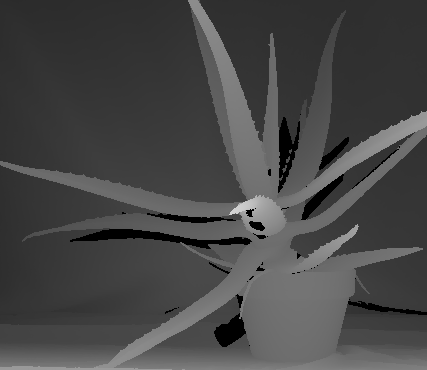
//> input picture dataset/Aloe/disp1.png, 427 x 370 px
$ ./main dataset/Aloe/disp1.png dataset/Aloe/disp5.png   (built with g++ and OpenCV 4)
//> lines starting //> are read from the running program, lines starting //| are printed output that depends on the picture
### pm.h
#ifndef PATCH_MATCH_H
#define PATCH_MATCH_H

#include <iostream>
#include <opencv2/opencv.hpp>
#include <assert.h>
#include <exception>
#include <vector>
#include <utility>
#include <random>
#include <algorithm>


template <typename T>
class Matrix2D
{
	public:
		Matrix2D();
		Matrix2D(unsigned int rows, unsigned int cols);
		Matrix2D(unsigned int rows, unsigned int cols, const T& def);

		T& operator()(unsigned int row, unsigned int col);
		const T& operator()(unsigned int row, unsigned int col) const;

		unsigned int rows;
		unsigned int cols;

	private:

		std::vector<std::vector<T>> data;
};


class Plane
{
	public:

		Plane();
		Plane(cv::Vec3f point, cv::Vec3f normal);

		float operator[](int idx) const;
		cv::Vec3f operator()();

		cv::Vec3f getPoint();
		cv::Vec3f getNormal();
		cv::Vec3f getCoeff();

		Plane viewTransform(int x, int y, int sign, int& qx, int &qy);

	private:

		cv::Vec3f point;
		cv::Vec3f normal;
		cv::Vec3f coeff;
};


namespace pm
{
	class PatchMatch
	{
		public:
			PatchMatch(float alpha, float gamma, float tau_c, float tau_g);

			PatchMatch(const PatchMatch &pm) = delete;

			PatchMatch& operator=(const PatchMatch &pm) = delete;

			void operator()(const cv::Mat3b &img1, const cv::Mat3b &img2, int iterations, bool reverse=false);

			void set(const cv::Mat3b &img1, const cv::Mat3b &img2);

			void process(int iterations, bool reverse=false);

			void postProcess();

			cv::Mat1f getLeftDisparityMap() const;

			cv::Mat1f getRightDisparityMap() const;

			float alpha;
			float gamma;
			float tau_c;
			float tau_g;

		private:

			float dissimilarity(const cv::Vec3f &pp, const cv::Vec3f &qq, const cv::Vec2f &pg, const cv::Vec2f &qg);

			float plane_match_cost(const Plane &p, int cx, int cy, int ws, int cpv);

			void precompute_pixels_weights(const cv::Mat3b &frame, cv::Mat &weights, int ws);

			void initialize_random_planes(Matrix2D<Plane> &planes, float max_d);

			void evaluate_planes_cost(int cpv);

			void spatial_propagation(int x, int y, int cpv, int iter);

			void view_propagation(int x, int y, int cpv);

			void plane_refinement(int x, int y, int cpv, float max_delta_z, float max_delta_n, float end_dz);

			void process_pixel(int x, int y, int cpv, int iter);

			void planes_to_disparity(const Matrix2D<Plane> &planes, cv::Mat1f &disp);

			void fill_invalid_pixels(int y, int x, Matrix2D<Plane> &planes, const cv::Mat1b &validity);

			void weighted_median_filter(int cx, int cy, cv::Mat1f &disparity, const cv::Mat &weights, const cv::Mat1b &valid, int ws, bool use_invalid);


			cv::Mat3b views[2];			// left and right view images
			cv::Mat2f grads[2];			// pixels greyscale gradient for both views
			cv::Mat1f disps[2];			// left and right disparity maps

			Matrix2D<Plane> planes[2];	// pixels' planes for left and right view
			cv::Mat1f costs[2];			// planes' costs
			cv::Mat weigs[2];			// precomputed pixels window weights
			//cv::Mat dissm[2];			//pixels dissimilarities, precompute in parallel

			int rows;
			int cols;

	};


	// [10 lines left out: functions getLeftDisparityMap, getRightDisparityMap, not called in this run]


	// consider preallocated gradients matrix
	void compute_greyscale_gradient(const::cv::Mat3b &frame, cv::Mat2f &gradient);


	inline bool inside(int x, int y, int lbx, int lby, int ubx, int uby)
	{
		return lbx <= x && x < ubx && lby <= y && y < uby;
	}


	inline float disparity(float x, float y, const Plane &p)
	{
		return p[0]*x + p[1]*y + p[2];
	}


	inline float weight(const cv::Vec3f &p, const cv::Vec3f &q, float gamma=10.0f)
	{
		return std::exp(-cv::norm(p-q, cv::NORM_L1) / gamma);
	}


	template <typename T>
	inline T vecAverage(const T &x, const T &y, float wx)
	{
		return wx * x + (1 - wx) * y;
	}
}

#endif

### pm.cpp
#include <pm.h>
#include <random>

#define WINDOW_SIZE 35
#define MAX_DISPARITY 60
#define PLANE_PENALTY 120


template <typename T>
Matrix2D<T>::Matrix2D() {}

template <typename T>
Matrix2D<T>::Matrix2D(unsigned int rows, unsigned int cols)
				: rows(rows), cols(cols), data(rows, std::vector<T>(cols)) { }

template <typename T>
Matrix2D<T>::Matrix2D(unsigned int rows, unsigned int cols, const T &def)
				: rows(rows), cols(cols), data(rows, std::vector<T>(cols, def)) { }

template <typename T>
inline T& Matrix2D<T>::operator()(unsigned int row, unsigned int col)
{
	return data[row][col];
}

template <typename T>
inline const T& Matrix2D<T>::operator()(unsigned int row, unsigned int col) const
{
	return data[row][col];
}


Plane::Plane() {}


Plane::Plane(cv::Vec3f point, cv::Vec3f normal) : point(point), normal(normal)
{
	float a = -normal[0] / normal[2];
	float b = -normal[1] / normal[2];
	float c = cv::sum(normal.mul(point))[0] / normal[2];
	coeff = cv::Vec3f(a, b, c);
}

inline float Plane::operator[](int idx) const { return coeff[idx]; }

inline cv::Vec3f Plane::operator()() { return coeff; }

inline cv::Vec3f Plane::getPoint() { return point; }

inline cv::Vec3f Plane::getNormal() { return normal; }

inline cv::Vec3f Plane::getCoeff() { return coeff; }


Plane Plane::viewTransform(int x, int y, int sign, int& qx, int &qy)
{
	float z = coeff[0] * x + coeff[1] * y + coeff[2];
	qx = x + sign * z;
	qy = y;

	cv::Vec3f p(qx, qy, z);
	return Plane(p, this->normal);
}


namespace pm
{

	void compute_greyscale_gradient(const::cv::Mat3b &frame, cv::Mat2f &grad)
	{
		int scale = 1, delta = 0;
		cv::Mat gray, x_grad, y_grad;

		cv::cvtColor(frame, gray, cv::COLOR_BGR2GRAY);
		cv::Sobel(gray, x_grad, CV_32F, 1, 0, 3, scale, delta, cv::BORDER_DEFAULT);
		cv::Sobel(gray, y_grad, CV_32F, 0, 1, 3, scale, delta, cv::BORDER_DEFAULT);
		x_grad = x_grad / 8.f;
		y_grad = y_grad / 8.f;

		//#pragma omp parallel for
		for (int y = 0; y < frame.rows; ++y) {
			for (int x = 0; x < frame.cols; ++x) {
				grad(y, x)[0] = x_grad.at<float>(y, x);
				grad(y, x)[1] = y_grad.at<float>(y, x);
			}
		}
	}


	PatchMatch::PatchMatch(float alpha, float gamma, float tau_c, float tau_g)
	: alpha(alpha), gamma(gamma), tau_c(tau_c), tau_g(tau_g) { }


	float PatchMatch::dissimilarity(const cv::Vec3f &pp, const cv::Vec3f &qq, const cv::Vec2f &pg, const cv::Vec2f &qg)
	{
		float cost_c = cv::norm(pp - qq, cv::NORM_L1);
		float cost_g = cv::norm(pg - qg, cv::NORM_L1);
		cost_c = std::min(cost_c, this->tau_c);
		cost_g = std::min(cost_g, this->tau_g);
		return (1 - this->alpha) * cost_c + this->alpha * cost_g;
	}


	// aggregated matchig cost of a plane for a pixel
	float PatchMatch::plane_match_cost(const Plane &p, int cx, int cy, int ws, int cpv)
	{
		int sign  = -1 + 2 * cpv;

		float cost = 0;
		int half = ws / 2;

		const cv::Mat3b& f1 = views[cpv];
		const cv::Mat3b& f2 = views[1-cpv];
		const cv::Mat2f& g1 = grads[cpv];
		const cv::Mat2f& g2 = grads[1-cpv];
		const cv::Mat& w1   = weigs[cpv];

		for(int x = cx - half; x <= cx + half; ++x)
		{
			for(int y = cy - half; y <= cy + half; ++y)
			{
				if(!inside(x, y, 0, 0, f1.cols, f1.rows))
					continue;

				//computing disparity
				float dsp = disparity(x, y, p);

				if(dsp < 0 || dsp > MAX_DISPARITY)
				{
					cost += PLANE_PENALTY;
				}
				else
				{
					// find matching point in other view
					float match = x + sign * dsp;
					int x_match = (int)match;

					float wm = 1 - (match - x_match);

					if(x_match > f1.cols - 2)
						x_match = f1.cols - 2;
					if(x_match < 0)
						x_match = 0;

					// and evaluating its color and gradinet (averaged)
					cv::Vec3b mcolo = vecAverage(f2(y, x_match), f2(y, x_match+1), wm);
					cv::Vec2b mgrad = vecAverage(g2(y, x_match), g2(y, x_match+1), wm);

					float w = w1.at<float>(cv::Vec<int,4>{cy, cx, y -cy +half, x -cx +half});
					cost += w * dissimilarity(f1(y, x), mcolo, g1(y, x), mgrad);
				}
			}
		}

		return cost;
	}


	void PatchMatch::precompute_pixels_weights(const cv::Mat3b &frame, cv::Mat &weights, int ws)
	{
		int half = ws / 2;

		#pragma omp parallel for
		for(int cx=0; cx < frame.cols; ++cx)
			for(int cy=0; cy < frame.rows; ++cy)

				for(int x = cx - half; x <= cx + half; ++x)
					for(int y = cy - half; y <= cy + half; ++y)
						if(inside(x, y, 0, 0, frame.cols, frame.rows))
							weights.at<float>(cv::Vec<int,4> {cy, cx, y -cy +half, x -cx +half}) = weight(frame(cy, cx), frame(y, x), this->gamma);
	}


	// [11 lines left out: function planes_to_disparity, not called in this run]


	void PatchMatch::initialize_random_planes(Matrix2D<Plane> &planes, float max_d)
	{
		cv::RNG random_generator;
		const int RAND_HALF = RAND_MAX / 2;

		#pragma omp parallel for
		for(int y=0; y<rows; ++y)
		{
			for(int x=0; x<cols; ++x)
			{
				float z = random_generator.uniform(.0f, max_d); // random disparity
				cv::Vec3f point(x, y, z);

				float nx = ((float)std::rand() - RAND_HALF) / RAND_HALF;
				float ny = ((float)std::rand() - RAND_HALF) / RAND_HALF;
				float nz = ((float)std::rand() - RAND_HALF) / RAND_HALF;
				cv::Vec3f normal(nx,ny,nz);
				cv::normalize(normal, normal);

				planes(y, x) = Plane(point, normal);
			}
		}
	}


	void PatchMatch::evaluate_planes_cost(int cpv)
	{
		#pragma omp parallel for
		for(int y=0; y<rows; ++y)
			for(int x=0; x<cols; ++x)
				costs[cpv](y, x) = plane_match_cost(planes[cpv](y,x), x, y, WINDOW_SIZE, cpv);
	}


	// search for better plane in the neighbourhood of a pixel
	// if iter is even then the function check the left and upper neighbours
	// if iter is odd then the function check the right and lower neighbours
	void PatchMatch::spatial_propagation(int x, int y, int cpv, int iter)
	{
		//std::cerr<<"START SPATIAL PROP\n";
		int rows = views[cpv].rows;
		int cols = views[cpv].cols;

		std::vector<std::pair<int, int>> offsets;

		if(iter%2 == 0)
		{
			offsets.push_back(std::make_pair(-1, 0));
			offsets.push_back(std::make_pair(0, -1));
		}
		else
		{
			offsets.push_back(std::make_pair(+1, 0));
			offsets.push_back(std::make_pair(0, +1));
		}

		int sign = (cpv == 0) ? -1 : 1;

		Plane& old_plane = planes[cpv](y, x);
		float& old_cost  = costs[cpv](y, x);

		for(auto it = offsets.begin(); it < offsets.end(); ++it)
		{
			std::pair<int, int> ofs = *it;

			int ny = y + ofs.first;
			int nx = x + ofs.second;

			if(!inside(nx, ny, 0, 0, cols, rows))
				continue;

			Plane p_neigb = planes[cpv](ny, nx);
			float new_cost = plane_match_cost(p_neigb, x, y, WINDOW_SIZE, cpv);

			if(new_cost < old_cost)
			{
				old_plane = p_neigb;
				old_cost = new_cost;
			}
		}
	}


	void PatchMatch::view_propagation(int x, int y, int cpv)
	{
		int sign = (cpv == 0) ? -1 : 1;	// -1 processing left, +1 processing right

		// current plane
		Plane view_plane = planes[cpv](y, x);

		// computing matching point in other view
		// reparameterized corresopndent plane in other view
		int mx, my;
		Plane new_plane = view_plane.viewTransform(x, y, sign, mx, my);

		if(!inside(mx, my, 0, 0, views[0].cols, views[0].rows))
			return;

		// check if this reparameterized plane is better in the other view
		float& old_cost = costs[1-cpv](my, mx);
		float  new_cost = plane_match_cost(new_plane, mx, my, WINDOW_SIZE, 1-cpv);

		if(new_cost < old_cost)
		{
			planes[1-cpv](my, mx) = new_plane;
			old_cost = new_cost;
		}
	}


	void PatchMatch::plane_refinement(int x, int y, int cpv, float max_delta_z, float max_delta_n, float end_dz)
	{
		int sign = (cpv == 0) ? -1 : 1;	// -1 processing left, +1 processing right

		float max_dz  = max_delta_z;
		float max_dn = max_delta_n;

		Plane& old_plane = planes[cpv](y, x);
		float& old_cost = costs[cpv](y, x);

		while(max_dz >= end_dz)
		{
			// Searching a random plane starting from the actual one
			std::random_device rd;
			std::mt19937 gen(rd());

			std::uniform_real_distribution<> rand_z(-max_dz, +max_dz);
			std::uniform_real_distribution<> rand_n(-max_dn, +max_dn);

			float z = old_plane[0] * x + old_plane[1] * y + old_plane[2];
			float delta_z = rand_z(gen);
			cv::Vec3f new_point(x, y, z + delta_z);

			cv::Vec3f n = old_plane.getNormal();
			cv::Vec3f delta_n(rand_n(gen), rand_n(gen), rand_n(gen));
			cv::Vec3f new_normal = n + delta_n;
			cv::normalize(new_normal, new_normal);

			// test the new plane
			Plane new_plane(new_point, new_normal);
			float new_cost = plane_match_cost(new_plane, x, y, WINDOW_SIZE, cpv);

			if(new_cost < old_cost)
			{
				old_plane = new_plane;
				old_cost = new_cost;
			}

			max_dz /= 2.0f;
			max_dn /= 2.0f;
		}
	}


	void PatchMatch::process_pixel(int x, int y, int cpv, int iter)
	{
		// spatial propagation
		spatial_propagation(x, y, cpv, iter);

		// plane refinement
		plane_refinement(x, y, cpv, MAX_DISPARITY/2, 1.0f, 0.1f);

		// view propagation
		view_propagation(x, y, cpv);
	}


	// [69 lines left out: functions fill_invalid_pixels, weighted_median_filter, not called in this run]


	void PatchMatch::operator()(const cv::Mat3b &img1, const cv::Mat3b &img2, int iterations, bool reverse)
	{
		this->set(img1, img2);
		this->process(iterations, reverse);
		this->postProcess();
	}


	void PatchMatch::set(const cv::Mat3b &img1, const cv::Mat3b &img2)
	{
		this->views[0] = img1;
		this->views[1] = img2;

		this->rows = img1.rows;
		this->cols = img1.cols;

		// pixels neighbours weights
		std::cerr<<"Precomputing pixels weight...\n";
		int wmat_sizes[] = {rows, cols, WINDOW_SIZE, WINDOW_SIZE};
		this->weigs[0] = cv::Mat(4, wmat_sizes, CV_32F);
		this->weigs[1] = cv::Mat(4, wmat_sizes, CV_32F);
		precompute_pixels_weights(img1, this->weigs[0], WINDOW_SIZE);
		precompute_pixels_weights(img2, this->weigs[1], WINDOW_SIZE);

		// greyscale images gradient
		std::cerr<<"Evaluating images gradient...\n";
		this->grads[0] = cv::Mat2f(rows, cols);
		this->grads[1] = cv::Mat2f(rows, cols);
		compute_greyscale_gradient(img1, this->grads[0]);
		compute_greyscale_gradient(img2, this->grads[1]);

		// pixels' planes random inizialization
		std::cerr<<"Precomputing random planes...\n";
		this->planes[0] = Matrix2D<Plane>(rows, cols);
		this->planes[1] = Matrix2D<Plane>(rows, cols);
		this->initialize_random_planes(this->planes[0], MAX_DISPARITY);
		this->initialize_random_planes(this->planes[1], MAX_DISPARITY);

		// initial planes costs evaluation
		std::cerr<<"Evaluating initial planes cost...\n";
		this->costs[0] = cv::Mat1f(rows, cols);
		this->costs[1] = cv::Mat1f(rows, cols);
		this->evaluate_planes_cost(0);
		this->evaluate_planes_cost(1);

		// left and right disparity maps
		this->disps[0] = cv::Mat1f(rows, cols);
		this->disps[1] = cv::Mat1f(rows, cols);
	}


	void PatchMatch::process(int iterations, bool reverse)
	{
		std::cerr <<"Processing left and right views...\n";
		for(int iter = 0 + reverse;  iter < iterations + reverse;  ++iter)
		{
			bool iter_type = (iter % 2 == 0);
			std::cerr<<"Iteration "<<iter-reverse+1 <<"/" <<iterations-reverse <<"\r";

			// PROCESS LEFT AND RIGHT VIEW IN SEQUENCE
			for(int work_view=0; work_view < 2; ++work_view)
			{
				if(iter_type)
				{
					for(int y=0; y < rows; ++y)
						for(int x=0; x < cols; ++x)
							process_pixel(x, y, work_view, iter);
				}
				else
				{
					for(int y = rows-1; y >= 0; --y)
						for(int x = cols-1; x >= 0; --x)
							process_pixel(x, y, work_view, iter);
				}
			}
		}
		std::cerr<<std::endl;

		this->planes_to_disparity(this->planes[0], this->disps[0]);
		this->planes_to_disparity(this->planes[1], this->disps[1]);
	}


	// [58 lines left out: function postProcess, not called in this run]

}

### main.cpp
#include <iostream>
#include <opencv2/opencv.hpp>
#include <pm.h>


bool check_image(const cv::Mat &image, std::string name="Image")
{
	if(!image.data)
	{
		std::cerr <<name <<" data not loaded.\n";
		return false;
	}
	return true;
}


bool check_dimensions(const cv::Mat &img1, const cv::Mat &img2)
{
	if(img1.cols != img2.cols or img1.rows != img2.rows)
	{
		std::cerr << "Images' dimensions do not corresponds.";
		return false;
	}
	return true;
}


int main(int argc, char** argv)
{
	const float alpha =  0.9f;
	const float gamma = 10.0f;
	const float tau_c = 10.0f;
	const float tau_g =  2.0f;

	// Reading images
	cv::Mat3b img1 = cv::imread(argv[1], cv::IMREAD_COLOR);
//> img1 is the input picture: 370 rows x 427 cols, CV_8UC3; min 0, max 211, mean 70.3
	cv::Mat3b img2 = cv::imread(argv[2], cv::IMREAD_COLOR);
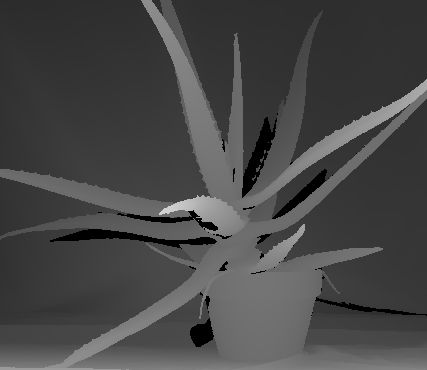
//> input picture dataset/Aloe/disp5.png, 427 x 370 px
//> img2 is the input picture: 370 rows x 427 cols, CV_8UC3; min 0, max 211, mean 70.6

	// Image loading check
	if(!check_image(img1, "Image 1") or !check_image(img2, "Image 2"))
		return 1;

	// Image sizes check
	if(!check_dimensions(img1, img2))
		return 1;

	// processing images
	pm::PatchMatch patch_match(alpha, gamma, tau_c, tau_g);
	patch_match.set(img1, img2);
//> in compute_greyscale_gradient, `cv::Sobel(gray, x_grad, CV_32F, 1, 0, 3, scale, delta, cv::BORDER_DEFA..`:
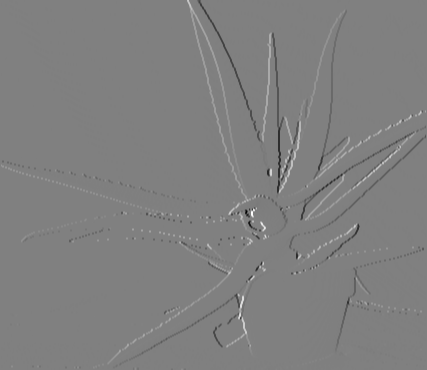
//> x_grad: 370 rows x 427 cols, CV_32FC1; min -678, max 672, mean 0.2; drawn with min black and max white
//> in compute_greyscale_gradient, `cv::Sobel(gray, y_grad, CV_32F, 0, 1, 3, scale, delta, cv::BORDER_DEFA..`:
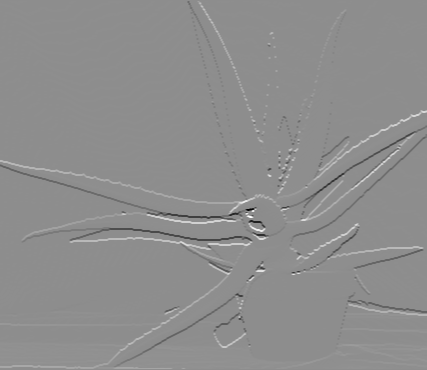
//> y_grad: 370 rows x 427 cols, CV_32FC1; min -784, max 624, mean 1.9; drawn with min black and max white
//> in compute_greyscale_gradient (call 2), `cv::Sobel(gray, x_grad, CV_32F, 1, 0, 3, scale, delta, cv::BORDER_DEFA..`:
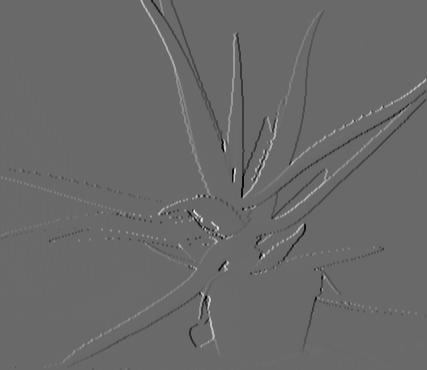
//> x_grad: 370 rows x 427 cols, CV_32FC1; min -488, max 686, mean 0.1; drawn with min black and max white
//> in compute_greyscale_gradient (call 2), `cv::Sobel(gray, y_grad, CV_32F, 0, 1, 3, scale, delta, cv::BORDER_DEFA..`:
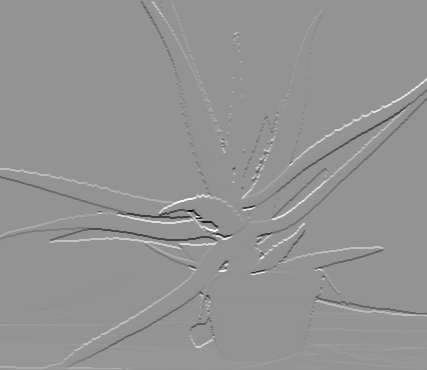
//> y_grad: 370 rows x 427 cols, CV_32FC1; min -743, max 544, mean 1.8; drawn with min black and max white
	patch_match.process(3);
//> (the run ends here: the time limit is reached, at `return (1 - this->alpha) * cost_c + this->alpha * cost_g;`)
